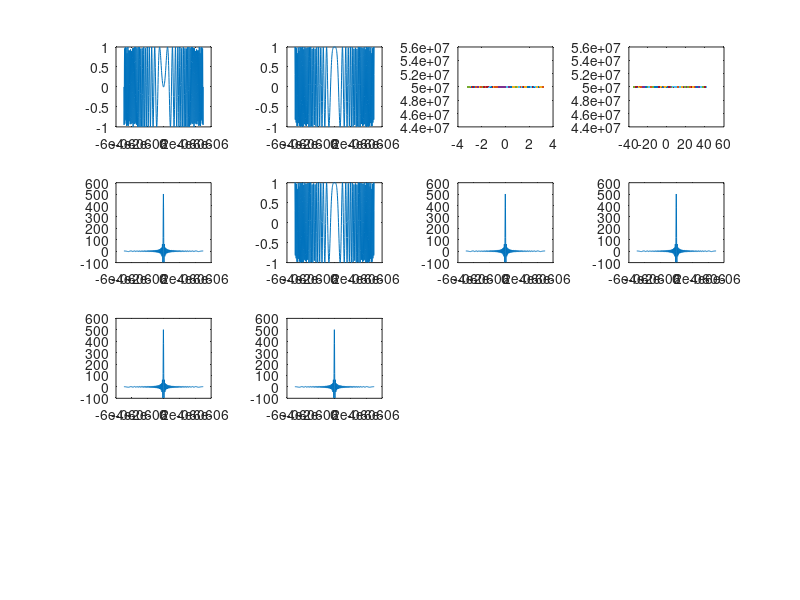

MATLAB code to generate this figure:
Fs=50e6;
T=10.^-5;
N=T/(1/Fs);
t=-T/2:1/Fs:T/2;
B=10e6;
K=B/T;
NRe=exp(1i*2*pi*K*t.^2);
Real=real(NRe);
Imag=imag(NRe);
Y=fft(NRe);
xp=angle(Y);
h=conj(NRe);
H=fft(h);
OUTPUT=H.*Y;
output=fftshift(ifft(OUTPUT));
Rectwin=rectwin(length(N));
outputwin1=NRe.*Rectwin;
OUTPUTWIN1=fft(outputwin1);
h1=conj(outputwin1);
H1=fft(h1);
OUTPUT1=H1.*OUTPUTWIN1;
outputwin11=fftshift(ifft(OUTPUT1));
Hamwin=hamming(length(N));
outputwin2=NRe.*Hamwin;
OUTPUTWIN2=fft(outputwin2);
h2=conj(outputwin2);
H2=fft(h2);
OUTPUT2=H2.*OUTPUTWIN2;
outputwin22=fftshift(ifft(OUTPUT2));
Hanwin=hann(length(N));
outputwin3=NRe.*Hanwin;
OUTPUTWIN3=fft(outputwin3);
h3=conj(outputwin3);
H3=fft(h3);
OUTPUT3=H3.*OUTPUTWIN3;
outputwin33=fftshift(ifft(OUTPUT3));
Kaiwin=kaiser(length(N));
outputwin4=NRe*Kaiwin;
OUTPUTWIN4=fft(outputwin4);
h4=conj(outputwin1);
H4=fft(h4);
OUTPUT4=H4.*OUTPUTWIN4;
outputwin44=fftshift(ifft(OUTPUT4));
subplot(441)
plot(t,Imag)
subplot(442)
plot(t,Real)
subplot(443)
plot(xp,Fs)
subplot(444)
plot(Y,Fs)
subplot(445)
plot(t,output)
subplot(446)
plot(t,outputwin1)
subplot(447)
plot(t,outputwin11)
subplot(448)
plot(t,outputwin22)
subplot(449)
plot(t,outputwin33)
subplot(4,4,10)
plot(t,outputwin44);